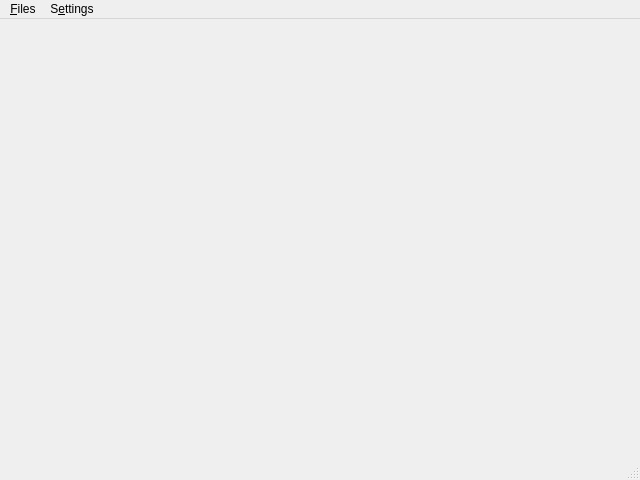
<?xml version="1.0" encoding="UTF-8"?>
<ui version="4.0">
 <class>MainWindow</class>
 <widget class="QMainWindow" name="MainWindow">
  <property name="geometry">
   <rect>
    <x>0</x>
    <y>0</y>
    <width>640</width>
    <height>480</height>
   </rect>
  </property>
  <property name="windowTitle">
   <string>QAria2</string>
  </property>
  <widget class="QWidget" name="centralwidget">
   <widget class="QWidget" name="gridLayoutWidget">
    <property name="geometry">
     <rect>
      <x>260</x>
      <y>150</y>
      <width>160</width>
      <height>80</height>
     </rect>
    </property>
    <layout class="QGridLayout" name="gridLayout"/>
   </widget>
  </widget>
  <widget class="QMenuBar" name="menubar">
   <property name="geometry">
    <rect>
     <x>0</x>
     <y>0</y>
     <width>640</width>
     <height>28</height>
    </rect>
   </property>
   <widget class="QMenu" name="menuFiles">
    <property name="title">
     <string>&amp;Files</string>
    </property>
    <addaction name="actionNew"/>
    <addaction name="actionExit"/>
   </widget>
   <widget class="QMenu" name="menuSettings">
    <property name="title">
     <string>S&amp;ettings</string>
    </property>
    <addaction name="actionPreference"/>
   </widget>
   <addaction name="menuFiles"/>
   <addaction name="menuSettings"/>
  </widget>
  <widget class="QStatusBar" name="statusbar"/>
  <action name="actionNew">
   <property name="text">
    <string>&amp;New</string>
   </property>
  </action>
  <action name="actionExit">
   <property name="text">
    <string>&amp;Exit</string>
   </property>
  </action>
  <action name="actionPreference">
   <property name="text">
    <string>Preference</string>
   </property>
  </action>
 </widget>
 <resources/>
 <connections/>
</ui>
